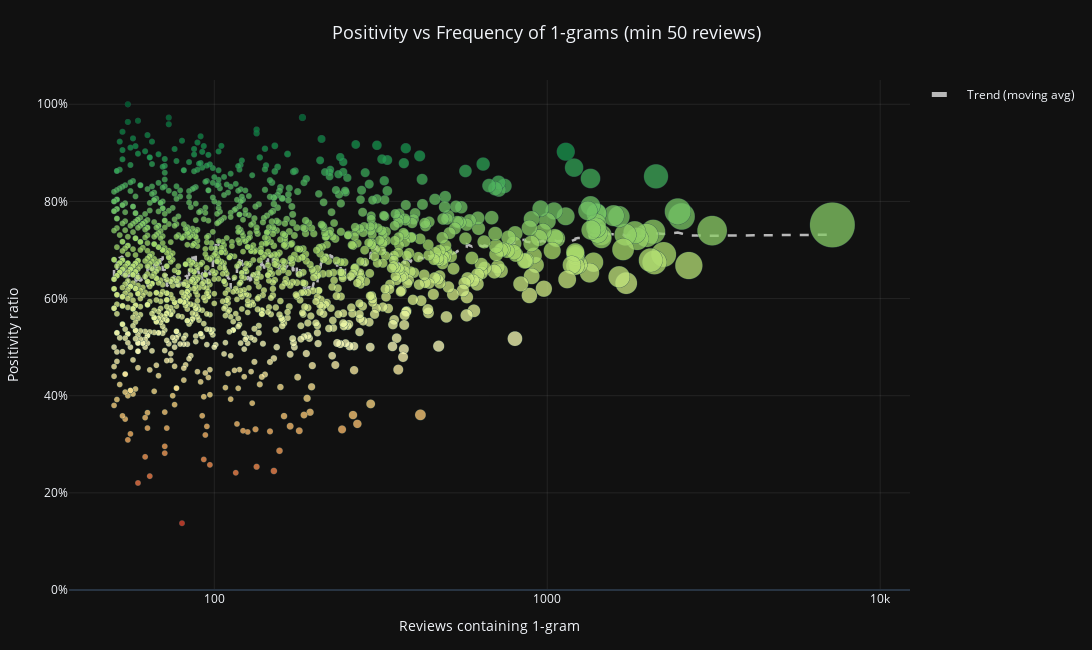

Notebook code cell kept with this figure:
### Code cell
n = 1
ngram_stats = ngram_sentiment_stats(reviews, min_reviews=50, n=n)
print(f"Dataset contains {len(ngram_stats)} words")
scatter_plot(ngram_stats, n)

### Figure 1 — Plotly figure (JSON) as saved in the notebook; plotly's stock layout.template omitted (floating-point values rounded to 4 significant figures; data arrays with more than 128 entries replaced by an {"elided": "..."} marker saying what was removed)
{"data": [{"customdata": {"elided": "1454x1 str values"}, "hovertemplate": "Reviews containing 1-gram=%{marker.size:,d}<br>Positivity ratio=%{marker.color:.1%}<br>ngram=%{customdata[0]}<extra></extra>", "legendgroup": "", "marker": {"color": {"elided": "1454 float values"}, "coloraxis": "coloraxis", "opacity": 0.75, "size": {"elided": "1454 int values"}, "sizemode": "area", "sizeref": 3.549, "symbol": "circle", "line": {"color": "DarkSlateGray", "width": 0.5}, "sizemin": 6}, "mode": "markers", "name": "", "showlegend": false, "x": {"elided": "1454 int values"}, "xaxis": "x", "y": {"elided": "1454 float values"}, "yaxis": "y", "type": "scattergl"}, {"hoverinfo": "skip", "line": {"color": "rgba(255, 255, 255, 0.7)", "dash": "dash", "width": 2.5}, "mode": "lines", "name": "Trend (moving avg)", "showlegend": true, "x": {"elided": "1454 int values"}, "y": {"elided": "1454 float values"}, "type": "scatter"}], "layout": {"xaxis": {"anchor": "y", "domain": [0.0, 1.0], "title": {"text": "Reviews containing 1-gram", "font": {"size": 14}}, "type": "log", "tickfont": {"size": 12}, "minor": {"dtick": 1, "showgrid": true, "griddash": "dot", "gridcolor": "rgba(255,255,255,0.04)"}, "gridcolor": "rgba(255,255,255,0.08)", "dtick": 1}, "yaxis": {"anchor": "x", "domain": [0.0, 1.0], "title": {"text": "Positivity ratio", "font": {"size": 14}}, "tickfont": {"size": 12}, "tickformat": ".0%", "range": [0, 1.05], "gridcolor": "rgba(255,255,255,0.08)"}, "coloraxis": {"colorbar": {"title": {"text": "Positivity ratio"}}, "colorscale": [[0.0, "rgb(165,0,38)"], [0.1, "rgb(215,48,39)"], [0.2, "rgb(244,109,67)"], [0.3, "rgb(253,174,97)"], [0.4, "rgb(254,224,139)"], [0.5, "rgb(255,255,191)"], [0.6, "rgb(217,239,139)"], [0.7, "rgb(166,217,106)"], [0.8, "rgb(102,189,99)"], [0.9, "rgb(26,152,80)"], [1.0, "rgb(0,104,55)"]], "cmin": 0, "cmax": 1, "showscale": false}, "legend": {"tracegroupgap": 0, "itemsizing": "constant"}, "margin": {"t": 80, "l": 60, "r": 40, "b": 60}, "title": {"font": {"size": 18}, "text": "Positivity vs Frequency of 1-grams (min 50 reviews)", "y": 0.96, "x": 0.5, "xanchor": "center"}, "width": 1100, "height": 650}}
